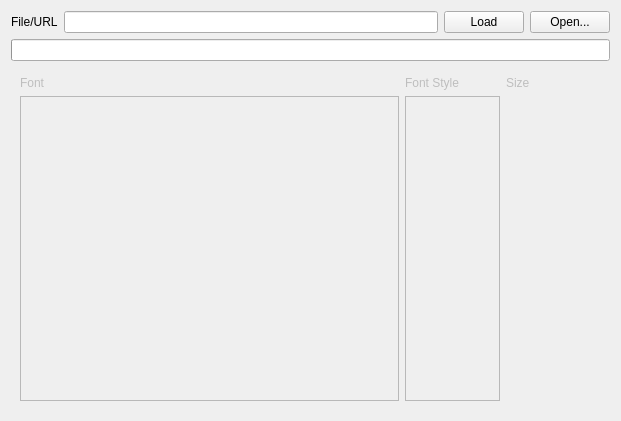
<?xml version="1.0" encoding="UTF-8"?>

<!--
SPDX-FileCopyrightText: 2019-2023 Mattia Basaglia <dev@dragon.best>

SPDX-License-Identifier: GPL-3.0-or-later
-->

<ui version="4.0">
 <class>glaxnimate::gui::font::ExternalFontWidget</class>
 <widget class="QWidget" name="glaxnimate::gui::font::ExternalFontWidget">
  <property name="geometry">
   <rect>
    <x>0</x>
    <y>0</y>
    <width>621</width>
    <height>421</height>
   </rect>
  </property>
  <layout class="QVBoxLayout" name="verticalLayout">
   <item>
    <layout class="QHBoxLayout" name="horizontalLayout">
     <item>
      <widget class="QLabel" name="label">
       <property name="text">
        <string>File/URL</string>
       </property>
      </widget>
     </item>
     <item>
      <widget class="QLineEdit" name="edit_url"/>
     </item>
     <item>
      <widget class="QPushButton" name="button_load">
       <property name="text">
        <string>Load</string>
       </property>
       <property name="icon">
        <iconset theme="download">
         <normaloff>.</normaloff>.</iconset>
       </property>
      </widget>
     </item>
     <item>
      <widget class="QPushButton" name="pushButton">
       <property name="text">
        <string>Open...</string>
       </property>
       <property name="icon">
        <iconset theme="document-open">
         <normaloff>.</normaloff>.</iconset>
       </property>
      </widget>
     </item>
    </layout>
   </item>
   <item>
    <widget class="QProgressBar" name="progress_bar"/>
   </item>
   <item>
    <widget class="QWidget" name="widget_data" native="true">
     <property name="enabled">
      <bool>false</bool>
     </property>
     <layout class="QGridLayout" name="gridLayout" columnstretch="20,5,5">
      <item row="0" column="0">
       <widget class="QLabel" name="label_4">
        <property name="text">
         <string>Font</string>
        </property>
       </widget>
      </item>
      <item row="0" column="1">
       <widget class="QLabel" name="label_2">
        <property name="text">
         <string>Font Style</string>
        </property>
       </widget>
      </item>
      <item row="0" column="2">
       <widget class="QLabel" name="label_3">
        <property name="text">
         <string>Size</string>
        </property>
       </widget>
      </item>
      <item row="1" column="0">
       <widget class="QTableView" name="view_fonts">
        <property name="alternatingRowColors">
         <bool>true</bool>
        </property>
        <property name="selectionMode">
         <enum>QAbstractItemView::SingleSelection</enum>
        </property>
        <property name="selectionBehavior">
         <enum>QAbstractItemView::SelectRows</enum>
        </property>
        <property name="showGrid">
         <bool>false</bool>
        </property>
        <property name="sortingEnabled">
         <bool>true</bool>
        </property>
        <attribute name="horizontalHeaderVisible">
         <bool>false</bool>
        </attribute>
        <attribute name="horizontalHeaderStretchLastSection">
         <bool>true</bool>
        </attribute>
        <attribute name="verticalHeaderVisible">
         <bool>false</bool>
        </attribute>
       </widget>
      </item>
      <item row="1" column="1">
       <widget class="QListWidget" name="view_style"/>
      </item>
      <item row="1" column="2">
       <widget class="glaxnimate::gui::font::FontSizeWidget" name="size_widget" native="true"/>
      </item>
     </layout>
    </widget>
   </item>
  </layout>
 </widget>
 <customwidgets>
  <customwidget>
   <class>glaxnimate::gui::font::FontSizeWidget</class>
   <extends>QWidget</extends>
   <header>widgets/font/font_size_widget.hpp</header>
   <container>1</container>
  </customwidget>
 </customwidgets>
 <resources/>
 <connections>
  <connection>
   <sender>pushButton</sender>
   <signal>clicked()</signal>
   <receiver>glaxnimate::gui::font::ExternalFontWidget</receiver>
   <slot>url_from_file()</slot>
   <hints>
    <hint type="sourcelabel">
     <x>564</x>
     <y>27</y>
    </hint>
    <hint type="destinationlabel">
     <x>731</x>
     <y>76</y>
    </hint>
   </hints>
  </connection>
  <connection>
   <sender>button_load</sender>
   <signal>clicked()</signal>
   <receiver>glaxnimate::gui::font::ExternalFontWidget</receiver>
   <slot>load_url()</slot>
   <hints>
    <hint type="sourcelabel">
     <x>482</x>
     <y>27</y>
    </hint>
    <hint type="destinationlabel">
     <x>682</x>
     <y>163</y>
    </hint>
   </hints>
  </connection>
  <connection>
   <sender>edit_url</sender>
   <signal>textChanged(QString)</signal>
   <receiver>glaxnimate::gui::font::ExternalFontWidget</receiver>
   <slot>url_changed(QString)</slot>
   <hints>
    <hint type="sourcelabel">
     <x>170</x>
     <y>18</y>
    </hint>
    <hint type="destinationlabel">
     <x>774</x>
     <y>256</y>
    </hint>
   </hints>
  </connection>
 </connections>
 <slots>
  <slot>url_from_file()</slot>
  <slot>load_url()</slot>
  <slot>url_changed(QString)</slot>
 </slots>
</ui>
